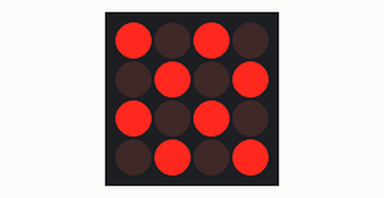
Recording of a sketch running on a simulated Arduino Uno, built with avr-gcc and run on an emulated ATmega328P. Parts: 4×4 LED matrix. What the sketch prints to the serial monitor is not drawn.

Above: at 1.75 s.

The sketch:

TrellisCheckerBoard.ino
```cpp
#include <Wire.h>
#include "Adafruit_Trellis.h"

Adafruit_Trellis matrix0 = Adafruit_Trellis();


Adafruit_TrellisSet trellis =  Adafruit_TrellisSet(&matrix0);


#define NUMTRELLIS 1

#define numKeys (NUMTRELLIS * 16)


#define INTPIN A2


int board[4][4]= {
  {0,1,2,3},{4,5,6,7},{8,9,10,11},{12,13,14,15}};

int checkerBoard[4][4]={
  {1,0,1,0},
  {0,1,0,1},
  {1,0,1,0},
  {0,1,0,1}
};

void setup() {
  Serial.begin(9600);
  Serial.println("Trellis Demo");

  pinMode(INTPIN, INPUT);
  digitalWrite(INTPIN, HIGH);

  trellis.begin(0x70);

  for (uint8_t i=0; i<numKeys; i++) {
    trellis.setLED(i);
    trellis.writeDisplay();
    delay(50);
  }
  for (uint8_t i=0; i<numKeys; i++) {
    trellis.clrLED(i);
    trellis.writeDisplay();
    delay(50);
  }
}


void loop() {
  delay(30); // 30ms delay is required, dont remove me!
  checker();
}

void pulse(){
  int top  = 255;
  for(int i = 0; i < numKeys; i++){

    trellis.setLED(i);
    trellis.setBrightness(top);
    top=top-12;
    trellis.writeDisplay();
  }
  delay(50);
  trellis.clear();
  trellis.writeDisplay();
  trellis.setBrightness(255);
}

void checker(){
  for(int i = 0; i < 4; i ++){
    for(int j = 0; j < 4; j++){
      if(checkerBoard[i][j]==1){
        trellis.setLED(board[i][j]);
      }
    }
  }
  trellis.writeDisplay();
  delay(200);
  clearDisplay();
  for(int i = 0; i < 4; i ++){
    for(int j = 0; j < 4; j++){
      if(checkerBoard[i][j]==0){
        trellis.setLED(board[i][j]);
      }
    }
  }
  trellis.writeDisplay();
  delay(200);
  clearDisplay();
}

void clearDisplay(){
  for(int i = 0; i < 16; i++){
    trellis.clrLED(i);
    trellis.writeDisplay();
  }
}
```
